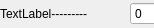
<?xml version="1.0" encoding="UTF-8"?>
<ui version="4.0">
 <class>Item</class>
 <widget class="QWidget" name="Item">
  <property name="geometry">
   <rect>
    <x>0</x>
    <y>0</y>
    <width>154</width>
    <height>28</height>
   </rect>
  </property>
  <property name="windowTitle">
   <string>Form</string>
  </property>
  <widget class="QWidget" name="layoutWidget">
   <property name="geometry">
    <rect>
     <x>0</x>
     <y>0</y>
     <width>171</width>
     <height>28</height>
    </rect>
   </property>
   <layout class="QHBoxLayout" name="horizontalLayout">
    <item>
     <widget class="QLabel" name="label">
      <property name="text">
       <string>TextLabel---------</string>
      </property>
     </widget>
    </item>
    <item>
     <spacer name="horizontalSpacer">
      <property name="orientation">
       <enum>Qt::Orientation::Horizontal</enum>
      </property>
      <property name="sizeHint" stdset="0">
       <size>
        <width>40</width>
        <height>20</height>
       </size>
      </property>
     </spacer>
    </item>
    <item>
     <widget class="QSpinBox" name="spinBox"/>
    </item>
   </layout>
  </widget>
 </widget>
 <resources/>
 <connections/>
</ui>
